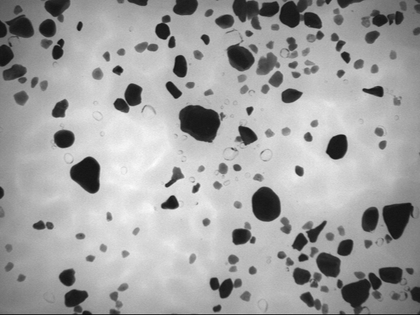
%> input picture ImageProcessing/Training/td1/Images/prova6_226_000.tif, 420 x 315 px, shrunk from 640 x 480 before the run; its folder holds only this picture in this run
$ octave td1.m   (GNU Octave 9; MATLAB toolbox functions it lacks are replaced by stand-ins)
%> lines starting %> are read from the running program, lines starting %| are printed output that depends on the picture; in (x1, y1, x2, y2) boxes, pixels count from 0 and x2, y2 are one past the last pixel; in counts of white or black regions, pixels touching at a corner belong together; the program's own positions count from 1
### ImageProcessing/Training/td1/tse_imthreshold.m
function [fs,level]=tse_imthreshold(f,nt,criteria)
%TSE_IMTHRESHOLD Automatically threshold an image by maximizing the
%interclas variance or the entropy of its histogram.
%
%  FS=TSE_IMTHRESHOLD(F,NT,CRITERIA) returns the image FS obtained after
%  thresholding input image F using NT threshold levels and the
%  maximization method given by CRITERIA. If omitted NT=1 and
%  CRITERIA='variance'. Possible values for CRITERIA are:
%
%    'variance' to use the maximization of inter-class variance
%    'entropy' to use the maximization of entropy
%
%  [FS,LEVEL]=TSE_IMTHRESHOLD(...) returns the chosen threshold levels in
%  LEVEL array.

if nargin<2, nt=1;criteria='variance';end
if nargin<3,criteria='variance';end

if strcmp(criteria,'variance'),crit=1;
elseif strcmp(criteria,'entropy'),crit=2;
else error('incorrect criteria');end

[p,z]=imhist(f);
zmax=z(end);

first=find(p,1,'first');
last=find(p,1,'last');
p=p(first:last); % Removing beginning and ending 0 frequencies
z=z(first:last);

if  crit==2,p=p+1; end    % prevent log(0) problems

p=p/numel(f);
n=size(p,1);
vmax=0;
imax=1;

if nt==1
    % Two classes case, one threshold to find
    for i=1:n
        v1=fcriteria(z(1:i),p(1:i),crit);
        v2=fcriteria(z(i+1:n),p(i+1:n),crit);
        v=v1+v2;
        if v>vmax
            vmax=v;
            imax=i;
        end
    end
    level=z(imax);
    fs=im2bw(f,level/zmax);

elseif nt==2
    % Three classes case, two levels to find
    jmax=2;
    for i=1:n-1
        for j=i+1:n
            v1=fcriteria(z(1:i),p(1:i),crit);
            v2=fcriteria(z(i+1:j),p(i+1:j),crit);
            v3=fcriteria(z(j+1:n),p(j+1:n),crit);
            v=v1+v2+v3;
            if v>vmax
                vmax=v;
                imax=i;
                jmax=j;
            end
        end
    end
    level=[z(imax);z(jmax)];
    fs=thresh(f,level);

else
    error('number of classes greater than 3 are not supported');
end
end

function v=fcriteria(z,p,crit)
if crit==1, v=varinter(z,p);
elseif crit==2, v=entropy(p);
end
end


function v=varinter(z,p)
    m=dot(z,p);
    pc=sum(p);
    if  pc>0
        v=m^2/pc;
    else
        v=0;
    end
end

function e=entropy(p)
    pc=sum(p);
    if  pc>0
    pzc=p/pc;
        e=-dot(pzc,log2(pzc));
    else
        e=0;
    end
end

% [9 lines left out: function thresh, not called in this run]

### ImageProcessing/Training/td1/td1.m
clear all;
close all;

%% Selection d'une image pour mettre au point les traitements

% Definition du format pour le nom de fichier
format_nom='Images/prova6_226_%03d.tif';
% Selection d'un numero d'image a lire
i=1;
% Lecture et affichage
f=imread(sprintf(format_nom,i-1));
%> f is the input picture: size 315x420 uint8; min 10, max 254, mean 161
figure(1);
imshow(f);


%% Segmentation de l'image de test

%% 1. Correction de la derive de fond

se = strel('disk', 30);
f_c = imclose(f, se);
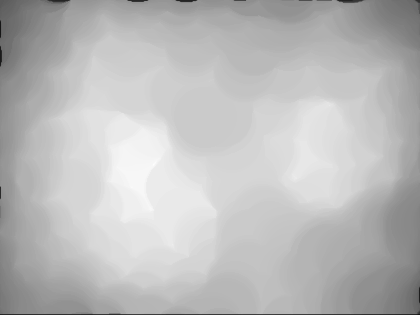
%> f_c: size 315x420 uint8; min 17, max 254, mean 187.1
figure
imshow(f_c);

%bottom hat
f_bh = f_c-f;
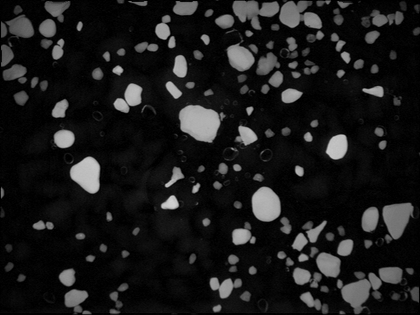
%> f_bh: size 315x420 uint8; min 0, max 208, mean 26
figure
imshow(f_bh);


%% 2. Segmentation automatique

figure
imhist(f_bh);
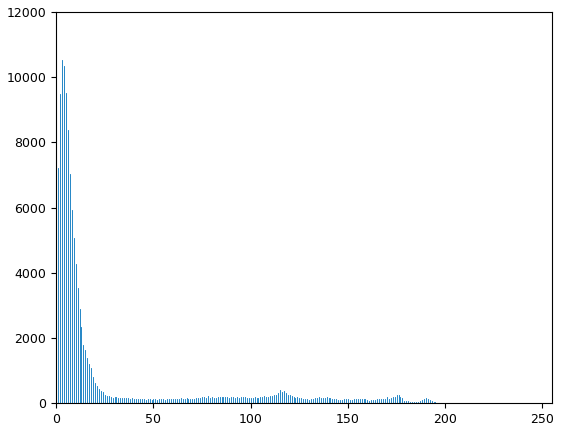
%> figure redrawn from the program's plot data; highest point at x = 3, y = 10532
level = graythresh(f_bh);
%> level = 0.255
f_bw = im2bw(f_bh,level);
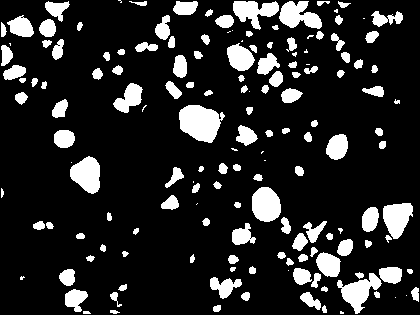
%> f_bw: size 315x420 logical; 15.5% white; 159 white regions (25 under 20 px), largest, box (x1, y1, x2, y2) and area: (179, 105, 225, 143) 1212, (252, 187, 281, 222) 813, (337, 273, 382, 314) 808
subplot(2,1,1);
imshow(f_bw);
BW = imbinarize(f_bh, 'global');
subplot(2,1,2);
imshow(BW);

% avec fonction "tse_imthreshold"

 [seg_I,level_v] = tse_imthreshold(f_bh, 1, 'variance');
%> in tse_imthreshold, `[p,z]=imhist(f);`: p = 256 values, max 10532 at index 4, min 0 at index 210, mean 516.8; z = 256 values from 0 to 255
%> in tse_imthreshold, `zmax=z(end);`: zmax = 255
%> in tse_imthreshold, `first=find(p,1,'first');`: first = 1
%> in tse_imthreshold, `last=find(p,1,'last');`: last = 209
%> in tse_imthreshold, `p=p(first:last);`: p = 209 values, max 10532 at index 4, min 1 at index 208, mean 633
%> in tse_imthreshold, `z=z(first:last);`: z = 209 values from 0 to 208
%> in tse_imthreshold, `p=p/numel(f);`: p = 209 values, max 0.0796 at index 4, min 7.56e-06 at index 208, mean 0.00478
%> in tse_imthreshold, `n=size(p,1);`: n = 209
%> the loop in tse_imthreshold, `for i=1:n` made 209 passes
%> (v1, v2, vmax) on passes 1 to 12: (0, 729.2, 729.2), (0.0239, 771.4, 771.4), (0.2, 831, 831.2), (0.692, 905.4, 906.1), (1.59, 990.4, 992), (2.89, 1083.2, 1086.1), (4.53, 1180.6, 1185.2), (6.39, 1278.2, 1284.5), (8.39, 1375, 1383.4), (10.5, 1471.8, 1482.3), (12.66, 1566.5, 1579.2), (14.78, 1656.6, 1671.4)
subplot(1, 2, 1)
imshow(seg_I);

 [seg_I,level_e] = tse_imthreshold(f_bh, 1, 'entropy');
%> call 2 of tse_imthreshold, with nt = 1, criteria = 'entropy'
%> in tse_imthreshold (call 2), `fs=im2bw(f,level/zmax);`:
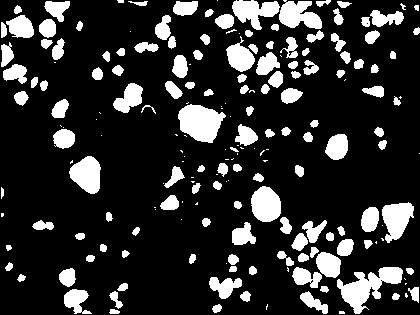
%> fs: size 315x420 logical; 18.5% white; 198 white regions (61 under 20 px), largest, box (x1, y1, x2, y2) and area: (337, 267, 403, 314) 1368, (178, 104, 226, 143) 1264, (382, 202, 414, 243) 850

 subplot(1, 2, 2)
imshow(seg_I);


%% 3. Post-traitements pour supprimer les defauts residuels


% f_clear = imclearborder(seg_I,);
% figure
% imshow(f_clear);

se_post = strel('disk', 3);
f_final = imopen(seg_I, se_post);
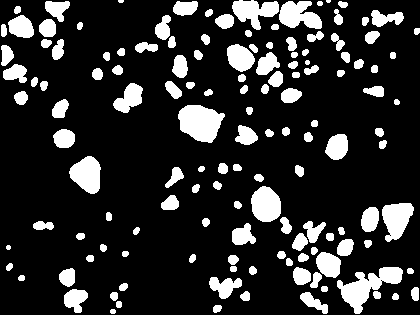
%> f_final: size 315x420 logical; 17.5% white; 140 white regions (2 under 20 px), largest, box (x1, y1, x2, y2) and area: (337, 267, 403, 314) 1285, (178, 105, 225, 143) 1254, (69, 156, 101, 194) 845
figure
imshow(f_final);

%> (the run ends here)
